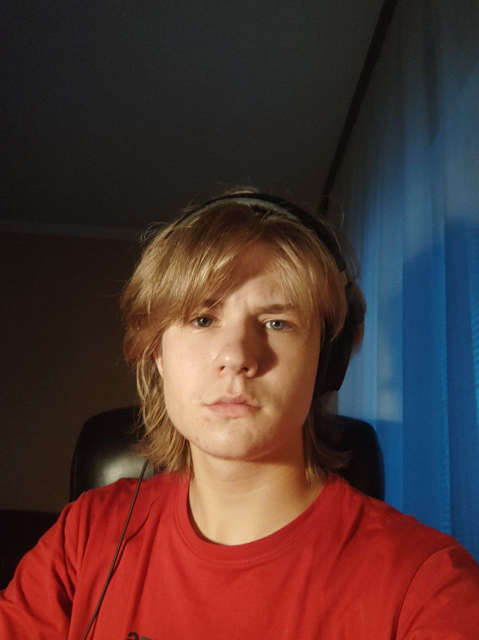
#> input picture images/img2.jpg, 958 x 1280 px (shown at 1/2 size)
$ python praktichna.py
#> lines starting #> are read from the running program, lines starting #| are printed output that depends on the picture
import cv2
import numpy as np
image = np.full((400, 600, 3), (194, 194, 194), np.uint8)

photo = cv2.imread("images/img2.jpg")
#> photo is the input picture: shape (1280, 958, 3); mean B, G, R 49.5, 52.5, 81.8
photo = cv2.resize(photo, (photo.shape[0] // 8, photo.shape[1] // 6))
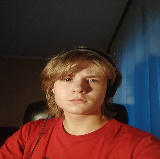
#> photo: shape (159, 160, 3); mean B, G, R 49.4, 52.4, 81.7

x, y = 30, 30
h, w = photo.shape[:2]
#> h = 159; w = 160
image[y:y+h, x:x+w] = photo
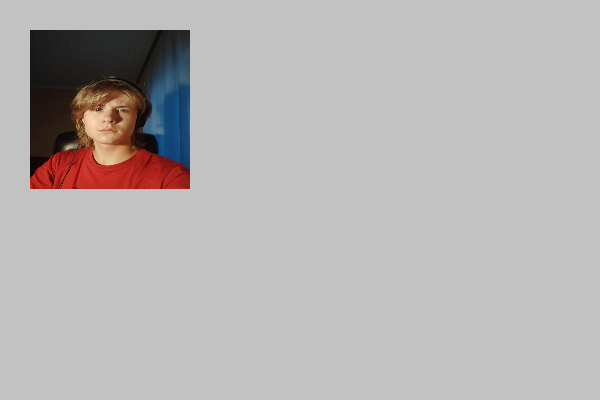
#> image: shape (400, 600, 3); mean B, G, R 178.7, 179, 182.1


qr = cv2.imread("images/qr.jpg")
#> (the run stopped early here; a loop or call above may not have finished)

$ run again, with images/pavlo.jpg copied over images/img2.jpg
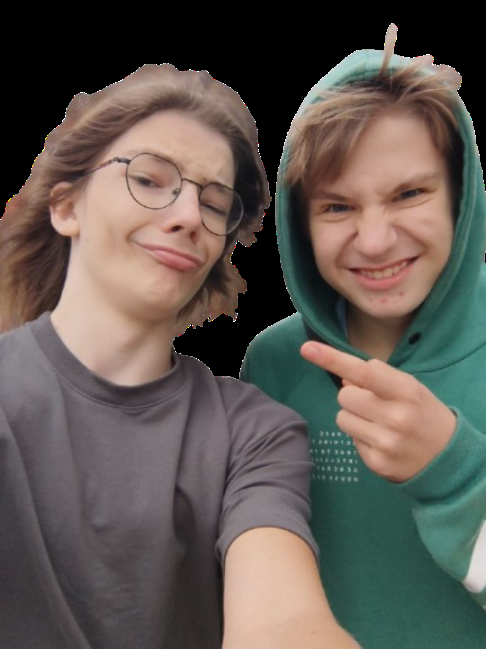
#> input picture images/pavlo.jpg, 486 x 649 px
#> photo is the input picture: shape (649, 486, 3); mean B, G, R 81.7, 88, 95.5
#> `photo = cv2.resize(photo, (photo.shape[0] // 8, photo.shape[1] // 6))`:
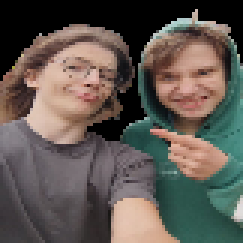
#> photo: shape (81, 81, 3) (shown 3 times larger); mean B, G, R 81.7, 87.9, 95.4
#> `image[y:y+h, x:x+w] = photo`:
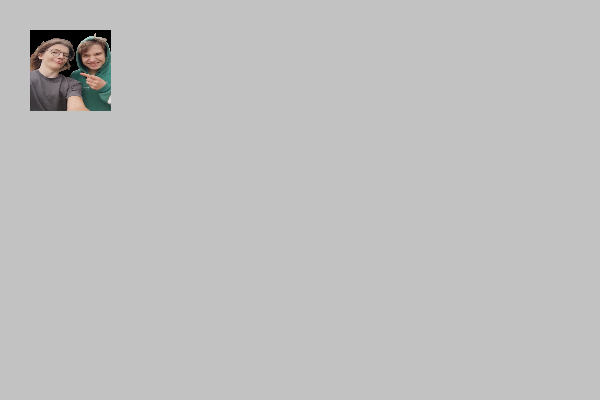
#> image: shape (400, 600, 3); mean B, G, R 190.9, 191.1, 191.3
